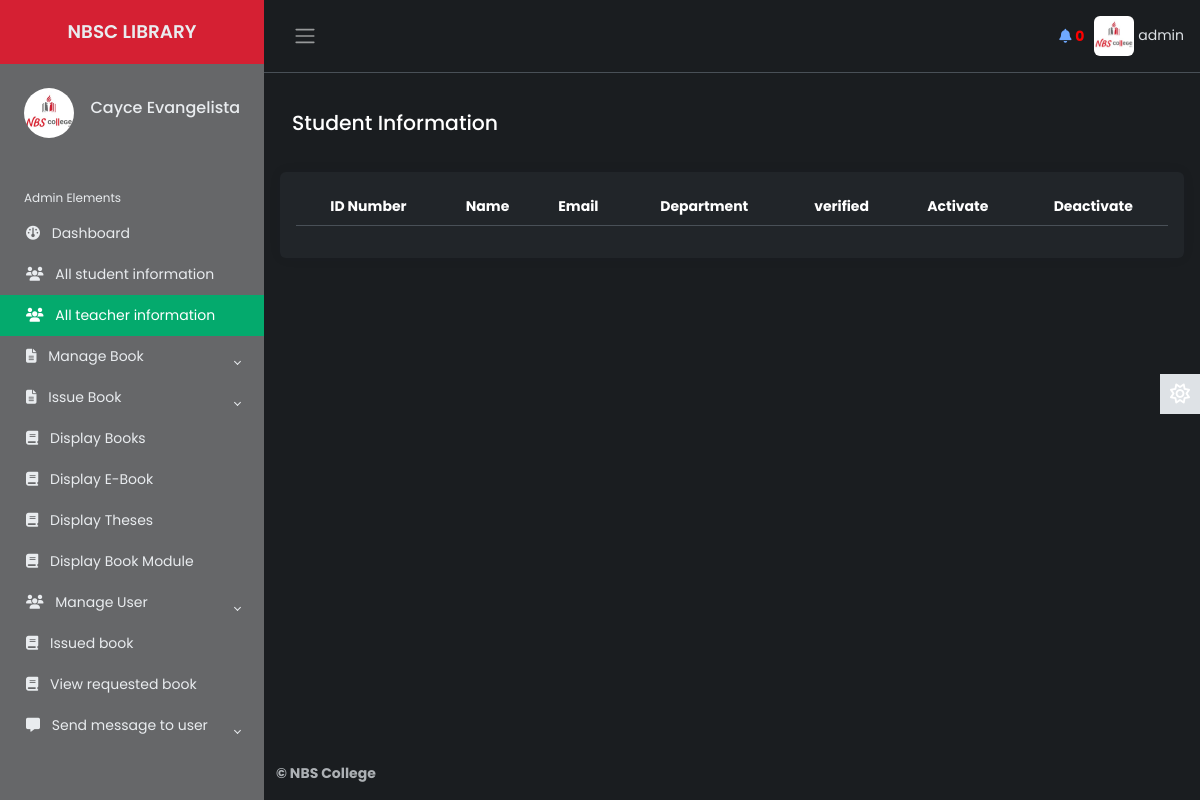
The page /Source/librarian/all-teacher-info.php (signed in) on the database as committed earlier.
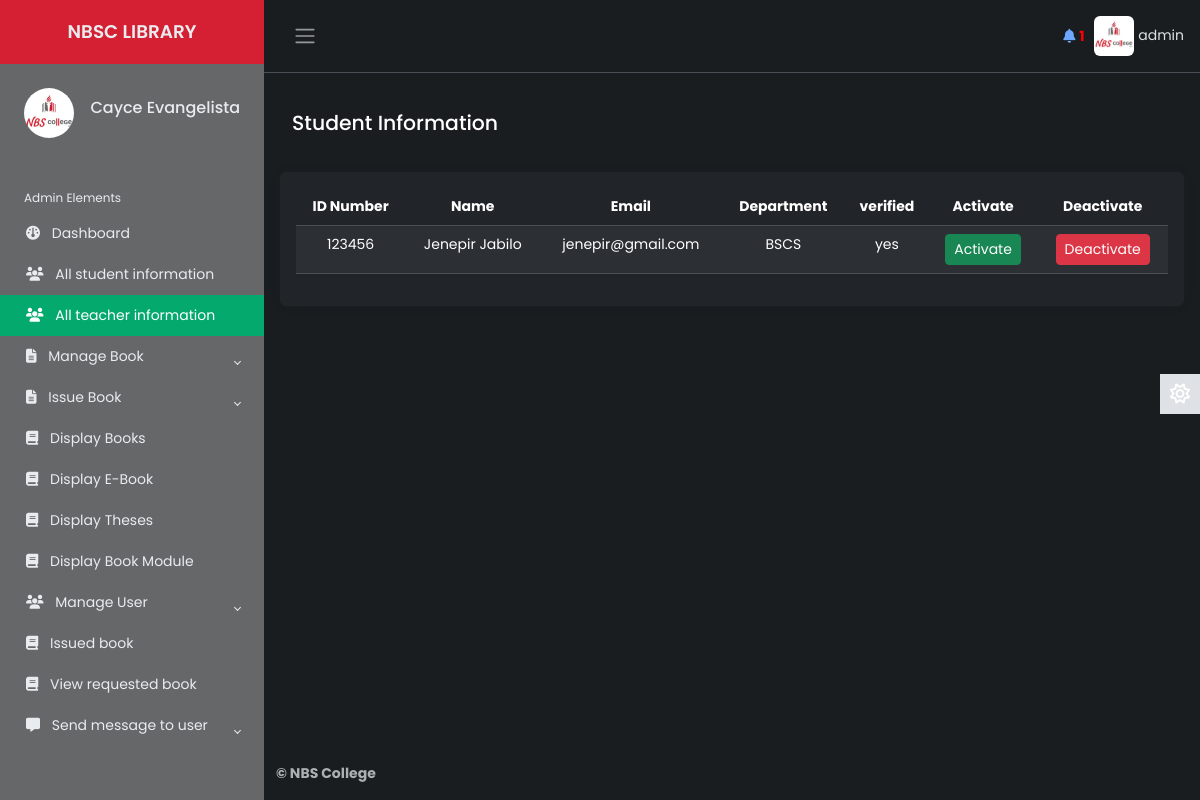
The same page on the database as committed later.
### tables this page shows
CREATE TABLE `lib_registration` (
  `id` int(2) NOT NULL,
  `name` varchar(50) NOT NULL,
  `username` varchar(20) NOT NULL,
  `password` varchar(20) NOT NULL,
  `email` varchar(50) NOT NULL,
  `phone` varchar(20) NOT NULL,
  `address` varchar(100) NOT NULL,
  `photo` varchar(500) NOT NULL,
  `status` varchar(7) NOT NULL
);

CREATE TABLE `teacher` (
  `id_number` varchar(20) NOT NULL,
  `first_name` varchar(50) NOT NULL,
  `last_name` varchar(50) NOT NULL,
  `middle_name` varchar(50) NOT NULL,
  `email` varchar(50) NOT NULL,
  `dept` varchar(50) NOT NULL,
  `password` varchar(50) NOT NULL,
  `user_type` varchar(50) NOT NULL,
  `photo` varchar(5000) NOT NULL,
  `status` varchar(7) NOT NULL,
  `vkey` varchar(255) NOT NULL,
  `verified` varchar(3) NOT NULL
);

### Source/librarian/all-teacher-info.php (the view, shortened to what the changed rows need)
       <?php
   include 'inc/connection.php';
   include 'inc/header.php';
?>
           <main class="content px-3 py-2">
           <br>
           <div class="card border-0">
                       <div class="card-body">
                           <table class="table table-hover text-center table-striped" id="dtBasicExample">
                               <thead>
                                   <tr>
                                       <th scope="col">ID Number</th>
                                       <th scope="col">Name</th>
                                       <th scope="col">Email</th>
                                       <th scope="col">Department</th>
                                       <th scope="col">verified</th>
                                       <th>Activate</th>
                                       <th>Deactivate</th>
                                   </tr>
                               </thead>
                               <tbody>
                               <?php
                                       $res= mysqli_query($link, "select * from teacher");
                                       while ($row=mysqli_fetch_array($res)) {
                                           echo "<tr>";
                                           echo "<td>"; echo $row["id_number"]; echo "</td>";
                                           echo "<td>"; echo $row["first_name"]; "<td>"; echo " "; echo $row["last_name"]; echo "</td>";
                                           echo "<td>"; echo $row["email"]; echo "</td>";
                                           echo "<td>"; echo $row["dept"]; echo "</td>";
                                           echo "<td>"; echo $row["verified"]; echo "</td>";
                                           echo "<td>";
                                           ?>
                                           <a href="approve.php?id=<?php echo $row["id_number"];?>" class='btn btn-success btn-sm'>Activate</a>
                                           <?php
                                           echo "</td>";
                                           echo "<td>";
                                           ?>
                                               <a href="notapprove.php?id=<?php echo $row["id_number"];?>" class='btn btn-danger btn-sm'>Deactivate</a>
                                           <?php
                                           echo "</td>";
                                           echo "</tr>";
                                       }
                                  ?>
                               </tbody>
                           </table>
                       </div>
                   </div>
           </main>

### Source/librarian/inc/header.php (shortened to what the changed rows need)
<?php
    include 'inc/connection.php';
    $res = mysqli_query($link,"select * from request_books where read1='no'");
    $not= mysqli_num_rows($res);
 ?>
<!DOCTYPE html>
<html lang="en" data-bs-theme="dark">
<head>
    <link href="https://cdn.datatables.net/v/dt/jszip-3.10.1/dt-2.0.3/b-3.0.1/b-html5-3.0.1/b-print-3.0.1/datatables.min.css" rel="stylesheet">
    <link href="https://cdn.jsdelivr.net/npm/bootstrap@5.3.3/dist/css/bootstrap.min.css" rel="stylesheet">
    <link rel="stylesheet" href="inc/css/custom1.css">
    <link rel="stylesheet" href="inc/css/animate.css">
</head>
<body>
    <div class="wrapper">
    <aside id="sidebar" class="js-sidebar">
            <div class="h-100">
                <ul class="sidebar-nav">
                    <li class="sidebar-header">
                        <span>
                        <?php
                            $res = mysqli_query($link, "select * from lib_registration where username='".$_SESSION['username']."'");
                            while ($row = mysqli_fetch_array($res)){
                                ?><img src="<?php echo $row["photo"]; ?> " height="50px" width="50px" alt="something wrong" class="rounded-circle"></a> <?php
                            }
                        ?>
                        </span>
                        <h6 style="float: right; margin-top: 10px;">
							<?php
								$res = mysqli_query($link, "select * from lib_registration where username='".$_SESSION['username']."'");
								while ($row = mysqli_fetch_array($res)){
								$name  =  $row["name"];
								echo $name;
								}
							?>
            			</h6>
                    </li>
                    <br>
                </ul>
            </div>
        </aside>
        <div class="main">
            <nav class="navbar navbar-expand px-3 border-bottom">
                <div class="navbar-collapse navbar">
                        <ul class="navbar-nav" style="margin-right:10px;">
                        <li class="icon">
                                <span class="count" onclick="window.location='requested-books.php'"><b id="notif" ><?php echo $not; ?></b></span>
                        </li>
                        </ul>
                        <li class="nav-item dropdown">
								<?php
                                     $res = mysqli_query($link, "select * from lib_registration where username='".$_SESSION['username']."'");
                                     while ($row = mysqli_fetch_array($res)){
                                         ?><a href="#" data-bs-toggle="dropdown" class="nav-icon pe-md-0" style="color: inherit;"><img src="<?php echo $row["photo"]; ?>" alt=""class="avatar img-fluid rounded"> <span><?php echo $_SESSION["username"]; ?></span></a> <?php
                                     }
                                ?>
                        </li>
                </div>
            </nav>
</body>
</html>

Rows that differ between the two databases and show on the page:
added teacher: id_number "123456", first_name "Jenepir", last_name "Jabilo", email "jenepir@gmail.com", dept "BSCS", verified "yes"
Other text that changed with them:
$not: "0" → "1"
